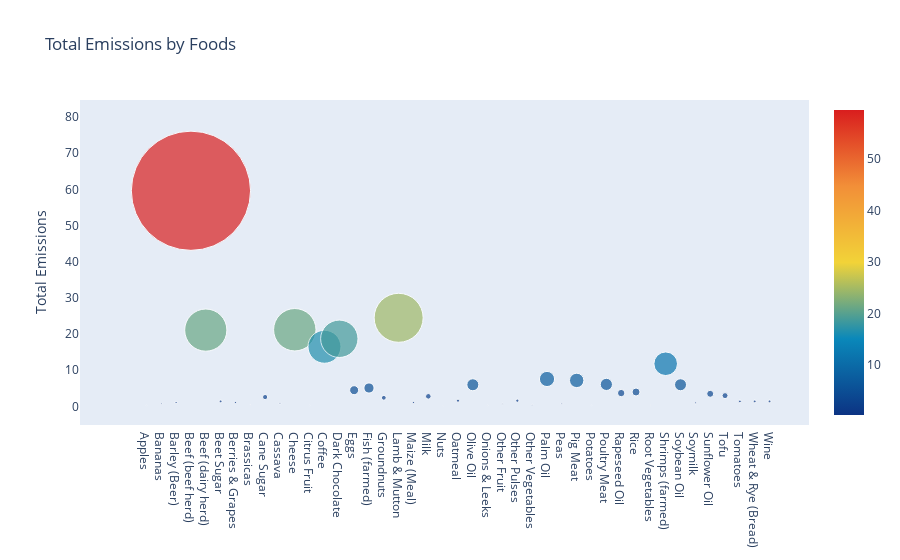

Notebook cell for this chart:
### Code cell
food_df= df.groupby("Food product")['Total_emissions'].sum().reset_index()

trace = go.Scatter(
    y = food_df.Total_emissions,
    x = food_df["Food product"],
    mode='markers',
    marker=dict(
        sizemode = 'diameter',
        sizeref = 1,
        size = food_df.Total_emissions*2,
        color = food_df.Total_emissions,
        colorscale='Portland',
        showscale=True
    )
)
data = [trace]

layout= go.Layout(
    autosize= True,
    title= 'Total Emissions by Foods',
    hovermode= 'closest',
     xaxis= dict(
         ticklen= 5,
         showgrid=False,
        zeroline=False,
        showline=False
     ),
    yaxis=dict(
        title= 'Total Emissions',
        showgrid=False,
        zeroline=False,
        ticklen= 5,
        gridwidth= 2
    ),
    showlegend= False
)
fig = go.Figure(data=data, layout=layout)
py.iplot(fig,filename='scatterplot')

### Figure 1 — Plotly figure (JSON) as saved in the notebook; plotly's stock layout.template omitted (floating-point values rounded to 4 significant figures)
{"data": [{"marker": {"color": [0.3, 0.8, 1.1, 59.6, 21.1, 1.4, 1.1, 0.4, 2.6, 0.9, 21.2, 0.3, 16.5, 18.7, 4.5, 5.1, 2.4, 24.5, 1.1, 2.8, 0.2, 1.6, 6, 0.3, 0.7, 1.6, 0.5, 7.6, 0.8, 7.2, 0.3, 6.1, 3.7, 4, 0.3, 11.8, 6.0, 1, 3.5, 3, 1.4, 1.4, 1.4], "colorscale": [[0, "rgb(12,51,131)"], [0.25, "rgb(10,136,186)"], [0.5, "rgb(242,211,56)"], [0.75, "rgb(242,143,56)"], [1, "rgb(217,30,30)"]], "showscale": true, "size": [0.6, 1.6, 2.2, 119.2, 42.2, 2.8, 2.2, 0.8, 5.2, 1.8, 42.4, 0.6, 33.0, 37.4, 9, 10.2, 4.8, 49, 2.2, 5.6, 0.4, 3.2, 12, 0.6, 1.4, 3.2, 1, 15.2, 1.6, 14.4, 0.6, 12.2, 7.4, 8, 0.6, 23.6, 12.0, 2, 7.0, 6, 2.8, 2.8, 2.8], "sizemode": "diameter", "sizeref": 1}, "mode": "markers", "type": "scatter", "x": ["Apples", "Bananas", "Barley (Beer)", "Beef (beef herd)", "Beef (dairy herd)", "Beet Sugar", "Berries & Grapes", "Brassicas", "Cane Sugar", "Cassava", "Cheese", "Citrus Fruit", "Coffee", "Dark Chocolate", "Eggs", "Fish (farmed)", "Groundnuts", "Lamb & Mutton", "Maize (Meal)", "Milk", "Nuts", "Oatmeal", "Olive Oil", "Onions & Leeks", "Other Fruit", "Other Pulses", "Other Vegetables", "Palm Oil", "Peas", "Pig Meat", "Potatoes", "Poultry Meat", "Rapeseed Oil", "Rice", "Root Vegetables", "Shrimps (farmed)", "Soybean Oil", "Soymilk", "Sunflower Oil", "Tofu", "Tomatoes", "Wheat & Rye (Bread)", "Wine"], "y": [0.3, 0.8, 1.1, 59.6, 21.1, 1.4, 1.1, 0.4, 2.6, 0.9, 21.2, 0.3, 16.5, 18.7, 4.5, 5.1, 2.4, 24.5, 1.1, 2.8, 0.2, 1.6, 6, 0.3, 0.7, 1.6, 0.5, 7.6, 0.8, 7.2, 0.3, 6.1, 3.7, 4, 0.3, 11.8, 6.0, 1, 3.5, 3, 1.4, 1.4, 1.4]}], "layout": {"autosize": true, "hovermode": "closest", "showlegend": false, "title": {"text": "Total Emissions by Foods"}, "xaxis": {"showgrid": false, "showline": false, "ticklen": 5, "zeroline": false}, "yaxis": {"gridwidth": 2, "showgrid": false, "ticklen": 5, "title": {"text": "Total Emissions"}, "zeroline": false}}}
